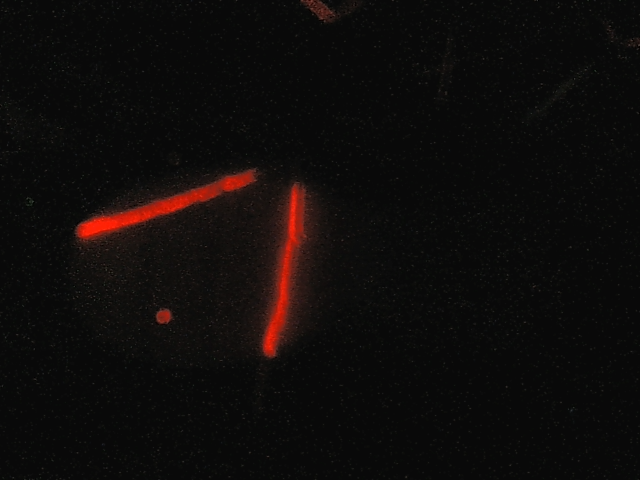
#> input picture image/T114_P130.png, 640 x 480 px, found by its file name
$ python qwer.py
#> lines starting #> are read from the running program, lines starting #| are printed output that depends on the picture; after the words box and inside, x2 and y2 are one past the last pixel; in counts of white or black regions, pixels touching at a corner belong together
import cv2
import numpy as np
from PIL import Image as PILImage

# =====================
# パス設定
# =====================

fpath      = r"C:\Users\siro1\k22057nk\研究\line-laser-shoe-sole\image\T114_P130.png"
result_dir = r"C:\Users\siro1\k22057nk\研究\line-laser-shoe-sole\result"

import os
os.makedirs(result_dir, exist_ok=True)

# 溝と判定する閾値
DEV_THRESHOLD      = 4    # 基準線からのズレ（px）がこれを超えたら溝
STRENGTH_THRESHOLD = 140  # 赤さの平均値がこれを下回ったら溝（赤が弱い＝反射不良）

# =====================
# 画像読み込み・赤色抽出
# =====================

img = cv2.cvtColor(np.array(PILImage.open(fpath)), cv2.COLOR_RGB2BGR)
img_bright = cv2.convertScaleAbs(img, alpha=2.0, beta=30)
hsv = cv2.cvtColor(img_bright, cv2.COLOR_BGR2HSV)
#> hsv: shape (480, 640, 3); mean H, S, V 12.3, 13.4, 58.4

# 彩度の下限を緩め，白飛びした芯まで拾えるようにしている
mask1 = cv2.inRange(hsv, np.array([0,   30, 80]), np.array([15,  255, 255]))
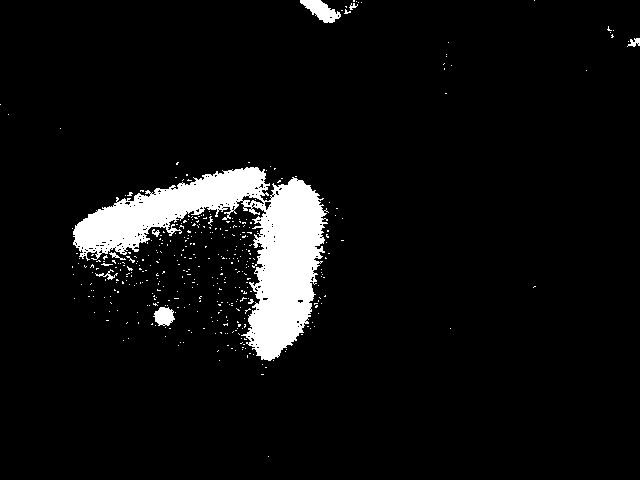
#> mask1: shape (480, 640); 6.2% white; 399 white regions (389 under 20 px), largest, box (x1, y1, x2, y2) and area: (73, 167, 329, 361) 17032, (300, 0, 341, 23) 495, (153, 307, 175, 326) 293
mask2 = cv2.inRange(hsv, np.array([160, 30, 80]), np.array([180, 255, 255]))
#> mask2: shape (480, 640); 0.02% white in thin lines or dots, all inside (x1, y1, x2, y2) = (96, 177, 332, 323)
mask  = cv2.bitwise_or(mask1, mask2)
#> mask: shape (480, 640); 6.2% white; 401 white regions (391 under 20 px), largest, box (x1, y1, x2, y2) and area: (73, 167, 329, 361) 17093, (300, 0, 341, 23) 495, (153, 307, 175, 326) 293

kernel = np.ones((3, 3), np.uint8)
mask = cv2.morphologyEx(mask, cv2.MORPH_OPEN, kernel)
#> mask: shape (480, 640); 5.5% white; 17 white regions (8 under 20 px), largest, box (x1, y1, x2, y2) and area: (247, 178, 325, 361) 9172, (73, 167, 268, 253) 6633, (300, 0, 340, 23) 479

red = img_bright[:, :, 2]  # 赤チャンネル
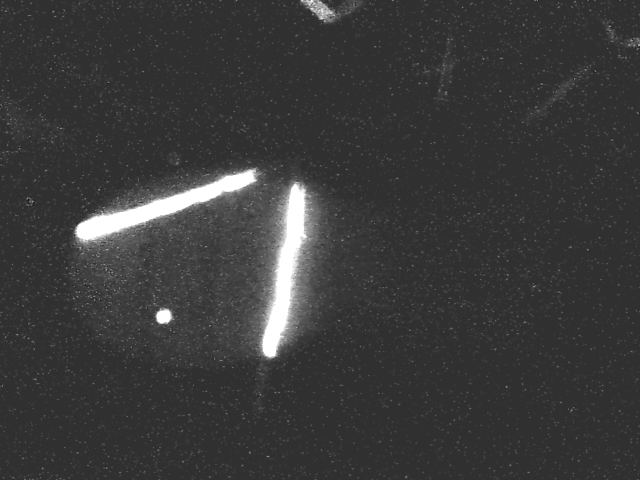
#> red: shape (480, 640); min 30, max 255, mean 58.1

# =====================
# ①横線排除
# =====================

lines = cv2.HoughLinesP(mask, 1, np.pi / 180, threshold=20, minLineLength=20, maxLineGap=10)
#> lines = 149 rows, first 6: [79, 249, 256, 167], [258, 355, 292, 179], [79, 248, 253, 167], [82, 250, 258, 168], [83, 251, 263, 182], [259, 355, 313, 191]
hough_mask = np.zeros_like(mask)
if lines is not None:
    for l in lines:
        x1, y1, x2, y2 = l[0]
        angle = np.degrees(np.arctan2(y2 - y1, x2 - x1))
        if not (-30 < angle < 30):  # 水平に近い角度以外（＝縦線）を残す
            cv2.line(hough_mask, (x1, y1), (x2, y2), 255, 10)
#> this loop made 149 passes
#> (x1, y1, x2, y2, angle) on passes 1 to 12: (79, 249, 256, 167, -24.86), (258, 355, 292, 179, -79.07), (79, 248, 253, 167, -24.96), (82, 250, 258, 168, -24.98), (83, 251, 263, 182, -20.97), (259, 355, 313, 191, -71.77), (250, 337, 285, 185, -77.03), (88, 215, 241, 169, -16.73), (259, 354, 302, 180, -76.12), (249, 335, 283, 184, -77.31), (263, 358, 321, 238, -64.2), (251, 337, 286, 185, -77.03)
#> hough_mask: shape (480, 640); 5.3% white; 4 white regions, box (x1, y1, x2, y2) and area: (222, 165, 329, 366) 13328, (74, 207, 130, 261) 1817, (302, 0, 340, 28) 611, (127, 199, 148, 245) 478
mask_vertical = cv2.bitwise_and(mask, hough_mask)
#> mask_vertical: shape (480, 640); 4.1% white; 14 white regions (6 under 20 px)

# 輪郭の縦横比で小さな孤立領域も除去
contours, _ = cv2.findContours(mask_vertical, cv2.RETR_EXTERNAL, cv2.CHAIN_APPROX_SIMPLE)
#> contours = 14 contours, 9 with area under 20; largest, box (x1, y1, x2, y2) and area: (247, 178, 325, 361) 8884, (75, 208, 130, 253) 1398, (223, 167, 268, 209) 848, (304, 0, 338, 23) 381, (127, 200, 148, 243) 358
filtered_mask = np.zeros_like(mask_vertical)
for cnt in contours:
    x, y, w, h = cv2.boundingRect(cnt)
    if h > w * 1.0:
        cv2.drawContours(filtered_mask, [cnt], -1, 255, -1)
#> this loop made 14 passes
#> (x, y, w, h) on passes 2, 3, 4, 6, 8, 10, 11, 12, 13, 14: (112, 253, 4, 4), (92, 249, 1, 1), (254, 240, 4, 7), (249, 209, 6, 4), (75, 208, 55, 45), (243, 201, 5, 6), (127, 200, 21, 43), (247, 178, 78, 183), (223, 167, 45, 42), (304, 0, 34, 23)
#> (cnt, x, y, w, h) on passes 1, 5, 7, 9: ([[313, 279], [313, 281], [315, 281], [315, 279]], 313, 279, 3, 3), ([[257, 217], [257, 219], [259, 219], [259, 217]], 257, 217, 3, 3), ([[244, 208], [244, 210], [246, 210], [246, 208]], 244, 208, 3, 3), ([[235, 204], [235, 206], [237, 206], [237, 204]], 235, 204, 3, 3)
#> filtered_mask: shape (480, 640); 3.1% white; 4 white regions, box (x1, y1, x2, y2) and area: (247, 178, 325, 361) 9192, (127, 200, 148, 243) 421, (243, 201, 248, 207) 24, (254, 240, 258, 247) 23

step1_img = img.copy()
step1_img[filtered_mask > 0] = [0, 255, 0]
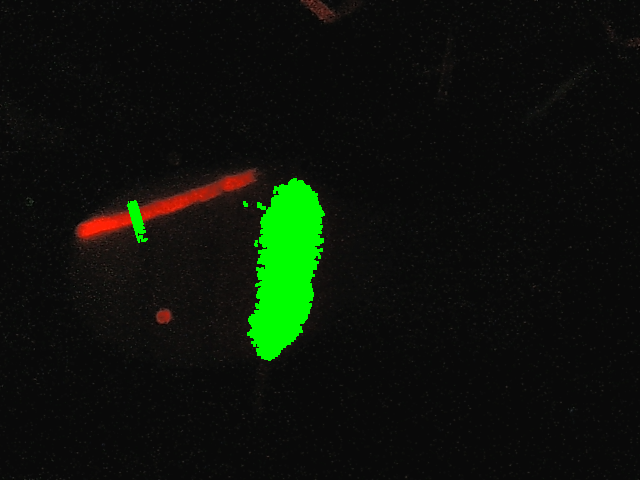
#> step1_img: shape (480, 640, 3); mean B, G, R 10.2, 18.9, 12.6
PILImage.fromarray(cv2.cvtColor(step1_img, cv2.COLOR_BGR2RGB)).save(
    os.path.join(result_dir, "step1_horizontal_removed.png"))
print("Step1保存: step1_horizontal_removed.png")

# =====================
# 行ごとの点群を取得（最も強いクラスタの重心）
# =====================

points = []
for y in range(filtered_mask.shape[0]):
    xs = np.where(filtered_mask[y, :] > 0)[0]
    if len(xs) == 0:
        continue
    values_all = red[y, xs].astype(np.float64)
    gaps = np.where(np.diff(xs) > 5)[0]
    cluster_bounds = np.split(np.arange(len(xs)), gaps + 1)
    best_idx, best_strength = None, -1
    for idx in cluster_bounds:
        s = values_all[idx].sum()
        if s > best_strength:
            best_strength = s
            best_idx = idx
    cxs = xs[best_idx]
    cvals = values_all[best_idx]
    x = int(round(np.sum(cxs * cvals) / np.sum(cvals)))
    strength = float(cvals.mean())  # その点の平均の赤さ
    points.append((x, y, strength))
#> after the loop, points = 183 items, first 6: (294, 178, 80), (294, 179, 88.67), (296, 180, 92.5), (296, 181, 99.07), (296, 182, 126.8), (296, 183, 126)

print(f"検出点数: {len(points)}")
#| 検出点数: 183

# =====================
# ②縦の基準線を作成
# =====================

ys       = np.array([p[1] for p in points], dtype=float)
#> ys = 183 values from 178 to 360
xs_pts   = np.array([p[0] for p in points], dtype=float)
#> xs_pts = 183 values, max 298 at index 16, min 268 at index 172, mean 285.2
strengths = np.array([p[2] for p in points], dtype=float)
#> strengths = 183 values, max 191.1 at index 170, min 80 at index 0, mean 159.8

coef     = np.polyfit(ys, xs_pts, 1)   # y→xの1次直線フィッティング
#> coef = [-0.155, 327.1]
baseline = np.polyval(coef, ys)
#> baseline = 183 values, max 299.4 at index 0, min 271.1 at index 182, mean 285.2

step2_img = img.copy()
for (x, y, s) in points:
    cv2.circle(step2_img, (x, int(y)), 1, (255, 255, 0), -1)
#> this loop made 183 passes
#> (x, s) on passes 1 to 3: (294, 80), (294, 88.67), (296, 92.5)
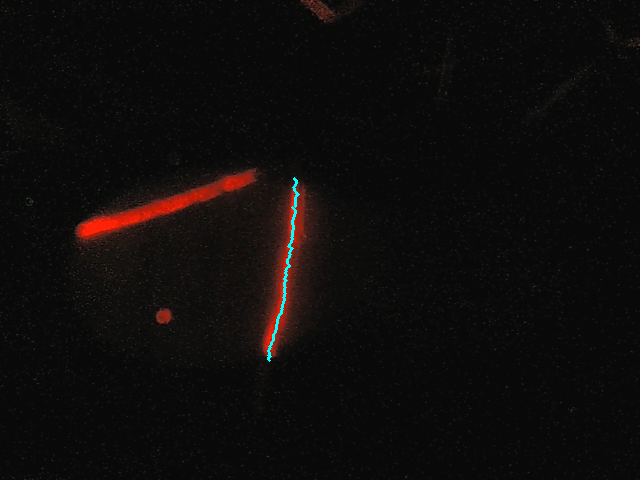
#> step2_img: shape (480, 640, 3); mean B, G, R 11.3, 12.2, 14.8
y_min, y_max = int(ys.min()), int(ys.max())
#> y_min = 178; y_max = 360
bx1, bx2 = int(np.polyval(coef, y_min)), int(np.polyval(coef, y_max))
#> bx1 = 299; bx2 = 271
cv2.line(step2_img, (bx1, y_min), (bx2, y_max), (0, 0, 255), 2)
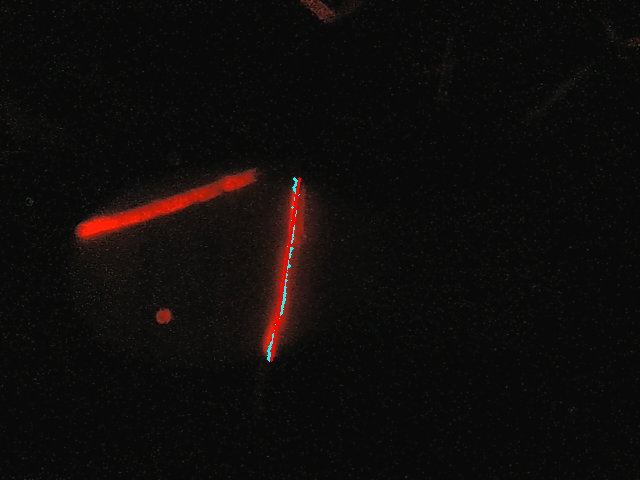
#> step2_img: shape (480, 640, 3); 0.18% of pixels changed, all inside (x1, y1, x2, y2) = (270, 177, 301, 362)
PILImage.fromarray(cv2.cvtColor(step2_img, cv2.COLOR_BGR2RGB)).save(
    os.path.join(result_dir, "step2_baseline.png"))
print("Step2保存: step2_baseline.png")

# =====================
# ③溝の判定（基準線からのズレ or 赤の弱さ）
# =====================

deviations = np.abs(xs_pts - baseline)
#> deviations = 183 values, max 5.38 at index 0, min 0.00284 at index 144, mean 1.69
groove_mask = (deviations > DEV_THRESHOLD) | (strengths < STRENGTH_THRESHOLD)

step3_img = img.copy()
for (x, y, s), is_groove in zip(points, groove_mask):
    color = (0, 220, 80) if is_groove else (255, 255, 0)  # 溝＝緑，通常＝水色
    cv2.circle(step3_img, (x, int(y)), 2, color, -1)
#> this loop made 183 passes
#> (x, s, is_groove, color) on passes 1 to 3: (294, 80, True, (0, 220, 80)), (294, 88.67, True, (0, 220, 80)), (296, 92.5, True, (0, 220, 80))
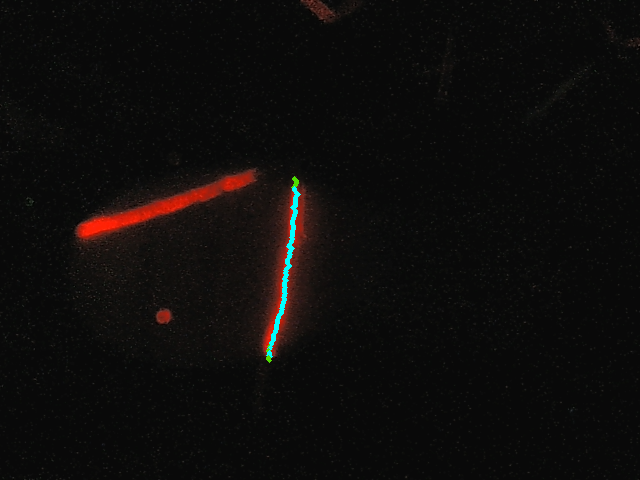
#> step3_img: shape (480, 640, 3); mean B, G, R 11.5, 12.5, 14.6
PILImage.fromarray(cv2.cvtColor(step3_img, cv2.COLOR_BGR2RGB)).save(
    os.path.join(result_dir, "step3_groove.png"))
print(f"Step3保存: step3_groove.png  （溝{int(groove_mask.sum())}点 / 全{len(points)}点）")
#| Step3保存: step3_groove.png  （溝17点 / 全183点）

# =====================
# ④溝点のマッピング
# =====================

step4_img = np.zeros_like(img)
for (x, y, s), is_groove in zip(points, groove_mask):
    if is_groove:
        cv2.circle(step4_img, (x, int(y)), 3, (0, 220, 80), -1)
#> this loop made 183 passes
PILImage.fromarray(cv2.cvtColor(step4_img, cv2.COLOR_BGR2RGB)).save(
    os.path.join(result_dir, "step4_map.png"))
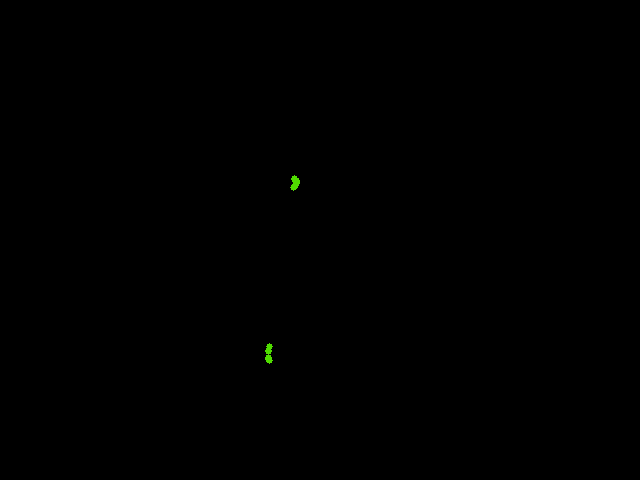
#> saved as step4_map.png: PIL image 640x480 RGB; mean R, G, B 0.1, 0.1, 0
print("Step4保存: step4_map.png")
